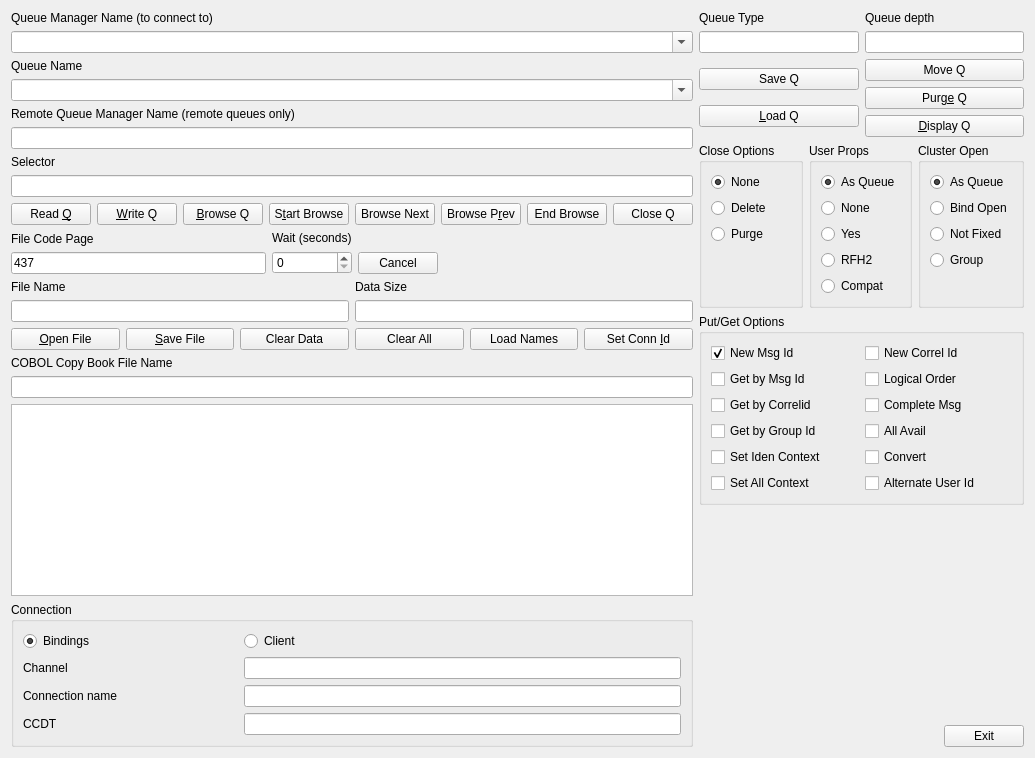
<?xml version="1.0" encoding="UTF-8"?>
<ui version="4.0">
 <class>MainTab</class>
  <widget class="QWidget" name="MainTab">
    <property name="windowTitle"><string>Main</string></property>
    <layout class="QHBoxLayout" name="rootLayout" stretch="3,2">
      <item>
        <layout class="QVBoxLayout" name="leftColumn" stretch="0,0,0,0,0,0,0,0,0,0,0,0,0,0,1,0">
          <item>
            <widget class="QLabel" name="qmLabel">
              <property name="text"><string>Queue Manager Name (to connect to)</string></property>
              <property name="buddy"><cstring>qmCombo</cstring></property>
            </widget>
          </item>
          <item>
            <widget class="rfhqt::PopupComboBox" name="qmCombo">
              <property name="editable"><bool>true</bool></property>
              <property name="insertPolicy"><enum>QComboBox::NoInsert</enum></property>
              <property name="toolTip"><string>Name of the queue manager to connect to</string></property>
              <property name="accessibleName"><string>Queue manager name</string></property>
            </widget>
          </item>
          <item>
            <widget class="QLabel" name="queueLabel">
              <property name="text"><string>Queue Name</string></property>
              <property name="buddy"><cstring>queueCombo</cstring></property>
            </widget>
          </item>
          <item>
            <widget class="rfhqt::PopupComboBox" name="queueCombo">
              <property name="editable"><bool>true</bool></property>
              <property name="insertPolicy"><enum>QComboBox::NoInsert</enum></property>
              <property name="toolTip"><string>Name of the queue to get or put a message from or to</string></property>
              <property name="accessibleName"><string>Queue name</string></property>
            </widget>
          </item>
          <item>
            <widget class="QLabel" name="remoteQmLabel">
              <property name="text"><string>Remote Queue Manager Name (remote queues only)</string></property>
              <property name="buddy"><cstring>remoteQmEdit</cstring></property>
            </widget>
          </item>
          <item>
            <widget class="QLineEdit" name="remoteQmEdit">
              <property name="toolTip"><string>Name of the remote queue manager where the queue resides</string></property>
              <property name="accessibleName"><string>Remote queue manager name</string></property>
              <property name="maxLength"><number>48</number></property>
            </widget>
          </item>
          <item>
            <widget class="QLabel" name="selectorLabel">
              <property name="text"><string>Selector</string></property>
              <property name="buddy"><cstring>selectorEdit</cstring></property>
            </widget>
          </item>
          <item>
            <widget class="QLineEdit" name="selectorEdit">
              <property name="toolTip"><string>Messages must match to be read, browsed or displayed.</string></property>
              <property name="accessibleName"><string>Selector</string></property>
            </widget>
          </item>
          <item>
            <layout class="QHBoxLayout" name="queueButtons">
              <item>
                <widget class="QPushButton" name="readQButton">
                  <property name="text"><string>Read &amp;Q</string></property>
                  <property name="toolTip"><string>Read the next message from the specified queue</string></property>
                  <property name="accessibleName"><string>Read Q</string></property>
                </widget>
              </item>
              <item>
                <widget class="QPushButton" name="writeQButton">
                  <property name="text"><string>&amp;Write Q</string></property>
                  <property name="toolTip"><string>Write a message to the queue</string></property>
                  <property name="accessibleName"><string>Write Q</string></property>
                </widget>
              </item>
              <item>
                <widget class="QPushButton" name="browseQButton">
                  <property name="text"><string>&amp;Browse Q</string></property>
                  <property name="toolTip"><string>Read the first message in the queue and leave it in the queue</string></property>
                  <property name="accessibleName"><string>Browse Q</string></property>
                </widget>
              </item>
              <item>
                <widget class="QPushButton" name="startBrowseButton">
                  <property name="text"><string>S&amp;tart Browse</string></property>
                  <property name="toolTip"><string>Start a browse operation on a queue, reading the first message</string></property>
                  <property name="accessibleName"><string>Start Browse</string></property>
                </widget>
              </item>
              <item>
                <widget class="QPushButton" name="browseNextButton">
                  <property name="text"><string>Browse Next</string></property>
                  <property name="toolTip"><string>Read next message in queue using current browse operation</string></property>
                  <property name="accessibleName"><string>Browse Next</string></property>
                </widget>
              </item>
              <item>
                <widget class="QPushButton" name="browsePrevButton">
                  <property name="text"><string>Browse P&amp;rev</string></property>
                  <property name="toolTip"><string>Browse previous message</string></property>
                  <property name="accessibleName"><string>Browse Prev</string></property>
                </widget>
              </item>
              <item>
                <widget class="QPushButton" name="endBrowseButton">
                  <property name="text"><string>End Browse</string></property>
                  <property name="toolTip"><string>End the currently active browse operation (Ctrl+M)</string></property>
                  <property name="accessibleName"><string>End Browse</string></property>
                </widget>
              </item>
              <item>
                <widget class="QPushButton" name="closeQButton">
                  <property name="text"><string>Close Q</string></property>
                  <property name="toolTip"><string>Close the queue that is currently open (Ctrl+K)</string></property>
                  <property name="accessibleName"><string>Close Q</string></property>
                </widget>
              </item>
            </layout>
          </item>
          <item>
            <layout class="QHBoxLayout" name="codePageRow">
              <item>
                <layout class="QVBoxLayout" name="codePageColumn">
                  <item>
                    <widget class="QLabel" name="fileCodePageLabel">
                      <property name="text"><string>File Code Page</string></property>
                      <property name="buddy"><cstring>fileCodePageEdit</cstring></property>
                    </widget>
                  </item>
                  <item>
                    <widget class="QLineEdit" name="fileCodePageEdit">
                      <property name="toolTip"><string>Code page to assume when reading a file</string></property>
                      <property name="accessibleName"><string>File code page</string></property>
                      <property name="maxLength"><number>5</number></property>
                      <property name="text"><string>437</string></property>
                    </widget>
                  </item>
                </layout>
              </item>
              <item>
                <layout class="QVBoxLayout" name="waitColumn">
                  <item>
                    <widget class="QLabel" name="waitLabel">
                      <property name="text"><string>Wait (seconds)</string></property>
                      <property name="buddy"><cstring>waitSpin</cstring></property>
                    </widget>
                  </item>
                  <item>
                    <widget class="QSpinBox" name="waitSpin">
                      <property name="toolTip"><string>How long Read Q waits for a message, in seconds. 0 does not wait. The Cancel button stops a wait.</string></property>
                      <property name="accessibleName"><string>Wait in seconds</string></property>
                      <property name="maximum"><number>86400</number></property>
                    </widget>
                  </item>
                </layout>
              </item>
              <item>
                <layout class="QVBoxLayout" name="cancelColumn">
                  <item>
                    <widget class="QLabel" name="cancelSpacerLabel">
                      <property name="text"><string> </string></property>
                    </widget>
                  </item>
                  <item>
                    <widget class="QPushButton" name="cancelButton">
                      <property name="text"><string>Cancel</string></property>
                      <property name="toolTip"><string>Stop the operation that is running (a Read Q that waits, a purge)</string></property>
                      <property name="accessibleName"><string>Cancel</string></property>
                    </widget>
                  </item>
                </layout>
              </item>
              <item>
                <spacer name="spacer1"><property name="orientation"><enum>Qt::Horizontal</enum></property><property name="sizeHint" stdset="0"><size><width>20</width><height>20</height></size></property></spacer>
              </item>
            </layout>
          </item>
          <item>
            <layout class="QHBoxLayout" name="fileRow">
              <item>
                <layout class="QVBoxLayout" name="fileNameColumn">
                  <item>
                    <widget class="QLabel" name="fileNameLabel">
                      <property name="text"><string>File Name</string></property>
                      <property name="buddy"><cstring>fileNameEdit</cstring></property>
                    </widget>
                  </item>
                  <item>
                    <widget class="QLineEdit" name="fileNameEdit">
                      <property name="toolTip"><string>Name of the file that data was read from</string></property>
                      <property name="accessibleName"><string>File name</string></property>
                      <property name="readOnly"><bool>true</bool></property>
                    </widget>
                  </item>
                </layout>
              </item>
              <item>
                <layout class="QVBoxLayout" name="fileSizeColumn">
                  <item>
                    <widget class="QLabel" name="fileSizeLabel">
                      <property name="text"><string>Data Size</string></property>
                      <property name="buddy"><cstring>fileSizeEdit</cstring></property>
                    </widget>
                  </item>
                  <item>
                    <widget class="QLineEdit" name="fileSizeEdit">
                      <property name="toolTip"><string>Length of the data in the current data buffer (in bytes)</string></property>
                      <property name="accessibleName"><string>Data size</string></property>
                      <property name="readOnly"><bool>true</bool></property>
                    </widget>
                  </item>
                </layout>
              </item>
            </layout>
          </item>
          <item>
            <layout class="QHBoxLayout" name="fileButtons">
              <item>
                <widget class="QPushButton" name="openFileButton">
                  <property name="text"><string>&amp;Open File</string></property>
                  <property name="toolTip"><string>Read data from a file</string></property>
                  <property name="accessibleName"><string>Open File</string></property>
                </widget>
              </item>
              <item>
                <widget class="QPushButton" name="saveFileButton">
                  <property name="text"><string>&amp;Save File</string></property>
                  <property name="toolTip"><string>Write current data buffer (and RFH if included) to a file</string></property>
                  <property name="accessibleName"><string>Save File</string></property>
                </widget>
              </item>
              <item>
                <widget class="QPushButton" name="clearDataButton">
                  <property name="text"><string>Clear Data</string></property>
                  <property name="toolTip"><string>Discard the current data buffer contents (Alt+X)</string></property>
                  <property name="accessibleName"><string>Clear Data</string></property>
                </widget>
              </item>
              <item>
                <widget class="QPushButton" name="clearAllButton">
                  <property name="text"><string>Clear All</string></property>
                  <property name="toolTip"><string>Clear the current data buffer and all other fields (MQMD, etc) (Alt+Y)</string></property>
                  <property name="accessibleName"><string>Clear All</string></property>
                </widget>
              </item>
              <item>
                <widget class="QPushButton" name="loadNamesButton">
                  <property name="text"><string>Load Names</string></property>
                  <property name="toolTip"><string>Load/Refresh queue name information into drop down list (Ctrl+H)</string></property>
                  <property name="accessibleName"><string>Load Names</string></property>
                </widget>
              </item>
              <item>
                <widget class="QPushButton" name="setConnIdButton">
                  <property name="text"><string>Set Conn &amp;Id</string></property>
                  <property name="toolTip"><string>Set MQ connection parameters (user/pwd and SSL)</string></property>
                  <property name="accessibleName"><string>Set Conn Id</string></property>
                </widget>
              </item>
            </layout>
          </item>
          <item>
            <widget class="QLabel" name="copyBookLabel">
              <property name="text"><string>COBOL Copy Book File Name</string></property>
              <property name="buddy"><cstring>copyBookEdit</cstring></property>
            </widget>
          </item>
          <item>
            <widget class="QLineEdit" name="copyBookEdit">
              <property name="toolTip"><string>Name of the current COBOL copy book to map buffer to</string></property>
              <property name="accessibleName"><string>COBOL copy book file name</string></property>
              <property name="readOnly"><bool>true</bool></property>
            </widget>
          </item>
          <item>
            <widget class="QPlainTextEdit" name="statusEdit">
              <property name="readOnly"><bool>true</bool></property>
              <property name="lineWrapMode"><enum>QPlainTextEdit::NoWrap</enum></property>
              <property name="toolTip"><string>Results of read, write and browse operations</string></property>
              <property name="accessibleName"><string>Status</string></property>
            </widget>
          </item>
          <item>
            <widget class="QGroupBox" name="connectionGroup">
              <property name="title"><string>Connection</string></property>
              <layout class="QGridLayout" name="connectionLayout">
                <item row="0" column="0">
                  <widget class="QRadioButton" name="bindingsRadio">
                    <property name="text"><string>Bindings</string></property>
                    <property name="toolTip"><string>Connect to a queue manager on this machine (shared library, no network)</string></property>
                    <property name="accessibleName"><string>Bindings</string></property>
                    <property name="checked"><bool>true</bool></property>
                  </widget>
                </item>
                <item row="0" column="1">
                  <widget class="QRadioButton" name="clientRadio">
                    <property name="text"><string>Client</string></property>
                    <property name="toolTip"><string>Connect as an MQ client over a channel</string></property>
                    <property name="accessibleName"><string>Client</string></property>
                  </widget>
                </item>
                <item row="1" column="0">
                  <widget class="QLabel" name="channelLabel">
                    <property name="text"><string>Channel</string></property>
                    <property name="buddy"><cstring>channelEdit</cstring></property>
                  </widget>
                </item>
                <item row="1" column="1" rowspan="1" colspan="2">
                  <widget class="QLineEdit" name="channelEdit">
                    <property name="toolTip"><string>Server connection channel. Empty: MQSERVER, or the client channel table, decides.</string></property>
                    <property name="accessibleName"><string>Channel</string></property>
                  </widget>
                </item>
                <item row="2" column="0">
                  <widget class="QLabel" name="connNameLabel">
                    <property name="text"><string>Connection name</string></property>
                    <property name="buddy"><cstring>connNameEdit</cstring></property>
                  </widget>
                </item>
                <item row="2" column="1" rowspan="1" colspan="2">
                  <widget class="QLineEdit" name="connNameEdit">
                    <property name="toolTip"><string>host(port) of the queue manager listener, used with the channel</string></property>
                    <property name="accessibleName"><string>Connection name</string></property>
                  </widget>
                </item>
                <item row="3" column="0">
                  <widget class="QLabel" name="ccdtLabel">
                    <property name="text"><string>CCDT</string></property>
                    <property name="buddy"><cstring>ccdtEdit</cstring></property>
                  </widget>
                </item>
                <item row="3" column="1" rowspan="1" colspan="2">
                  <widget class="QLineEdit" name="ccdtEdit">
                    <property name="toolTip"><string>File or URL of a client channel definition table, used when no channel is given. Empty: MQCHLLIB and MQCHLTAB decide.</string></property>
                    <property name="accessibleName"><string>Client channel definition table</string></property>
                  </widget>
                </item>
              </layout>
            </widget>
          </item>
        </layout>
      </item>
      <item>
        <layout class="QVBoxLayout" name="rightColumn" stretch="0,0,0,0,1,0">
          <item>
            <layout class="QHBoxLayout" name="typeDepthRow">
              <item>
                <layout class="QVBoxLayout" name="queueTypeColumn">
                  <item>
                    <widget class="QLabel" name="queueTypeLabel">
                      <property name="text"><string>Queue Type</string></property>
                      <property name="buddy"><cstring>queueTypeEdit</cstring></property>
                    </widget>
                  </item>
                  <item>
                    <widget class="QLineEdit" name="queueTypeEdit">
                      <property name="toolTip"><string>Queue type (Local, remote, alias, etc)</string></property>
                      <property name="accessibleName"><string>Queue type</string></property>
                      <property name="readOnly"><bool>true</bool></property>
                    </widget>
                  </item>
                </layout>
              </item>
              <item>
                <layout class="QVBoxLayout" name="queueDepthColumn">
                  <item>
                    <widget class="QLabel" name="queueDepthLabel">
                      <property name="text"><string>Queue depth</string></property>
                      <property name="buddy"><cstring>queueDepthEdit</cstring></property>
                    </widget>
                  </item>
                  <item>
                    <widget class="QLineEdit" name="queueDepthEdit">
                      <property name="toolTip"><string>Depth of the queue after the last operation</string></property>
                      <property name="accessibleName"><string>Queue depth</string></property>
                      <property name="readOnly"><bool>true</bool></property>
                    </widget>
                  </item>
                </layout>
              </item>
            </layout>
          </item>
          <item>
            <layout class="QHBoxLayout" name="queueActions">
              <item>
                <layout class="QVBoxLayout" name="queueActionsLeft">
                  <item>
                    <widget class="QPushButton" name="saveQButton">
                      <property name="text"><string>Save Q</string></property>
                      <property name="toolTip"><string>Save messages from queue into one or more files (Ctrl+Y)</string></property>
                      <property name="accessibleName"><string>Save Q</string></property>
                    </widget>
                  </item>
                  <item>
                    <widget class="QPushButton" name="loadQButton">
                      <property name="text"><string>&amp;Load Q</string></property>
                      <property name="toolTip"><string>Load messages from files into a queue</string></property>
                      <property name="accessibleName"><string>Load Q</string></property>
                    </widget>
                  </item>
                </layout>
              </item>
              <item>
                <layout class="QVBoxLayout" name="queueActionsRight">
                  <item>
                    <widget class="QPushButton" name="moveQButton">
                      <property name="text"><string>Move Q</string></property>
                      <property name="toolTip"><string>Move messages to another queue</string></property>
                      <property name="accessibleName"><string>Move Q</string></property>
                    </widget>
                  </item>
                  <item>
                    <widget class="QPushButton" name="purgeQButton">
                      <property name="text"><string>Purg&amp;e Q</string></property>
                      <property name="toolTip"><string>Read and discard all messages in the specified queue</string></property>
                      <property name="accessibleName"><string>Purge Q</string></property>
                    </widget>
                  </item>
                  <item>
                    <widget class="QPushButton" name="displayQButton">
                      <property name="text"><string>&amp;Display Q</string></property>
                      <property name="toolTip"><string>Display contents of queue</string></property>
                      <property name="accessibleName"><string>Display Q</string></property>
                    </widget>
                  </item>
                </layout>
              </item>
            </layout>
          </item>
          <item>
            <layout class="QHBoxLayout" name="optionGroups">
              <item>
                <widget class="QGroupBox" name="closeGroup">
                  <property name="title"><string>Close Options</string></property>
                  <layout class="QVBoxLayout" name="closeLayout">
                    <item>
                      <widget class="QRadioButton" name="closeNoneRadio">
                        <property name="text"><string>None</string></property>
                        <property name="toolTip"><string>Normal close</string></property>
                        <property name="accessibleName"><string>None</string></property>
                        <property name="checked"><bool>true</bool></property>
                      </widget>
                    </item>
                    <item>
                      <widget class="QRadioButton" name="closeDeleteRadio">
                        <property name="text"><string>Delete</string></property>
                        <property name="toolTip"><string>If temporary dynamic queue delete queue after close</string></property>
                        <property name="accessibleName"><string>Delete</string></property>
                      </widget>
                    </item>
                    <item>
                      <widget class="QRadioButton" name="closePurgeRadio">
                        <property name="text"><string>Purge</string></property>
                        <property name="toolTip"><string>If temporary dynamic queue purge messages and delete queue after close</string></property>
                        <property name="accessibleName"><string>Purge</string></property>
                      </widget>
                    </item>
                    <item>
                      <spacer name="spacer2"><property name="orientation"><enum>Qt::Vertical</enum></property><property name="sizeHint" stdset="0"><size><width>0</width><height>0</height></size></property></spacer>
                    </item>
                  </layout>
                </widget>
              </item>
              <item>
                <widget class="QGroupBox" name="propsGroup">
                  <property name="title"><string>User Props</string></property>
                  <layout class="QVBoxLayout" name="propsLayout">
                    <item>
                      <widget class="QRadioButton" name="propsAsQueueRadio">
                        <property name="text"><string>As Queue</string></property>
                        <property name="toolTip"><string>Use the queue definition to convert message properties when reading a message</string></property>
                        <property name="accessibleName"><string>As Queue</string></property>
                        <property name="checked"><bool>true</bool></property>
                      </widget>
                    </item>
                    <item>
                      <widget class="QRadioButton" name="propsNoneRadio">
                        <property name="text"><string>None</string></property>
                        <property name="toolTip"><string>Ignore/discard any MQ user properties associated with the message</string></property>
                        <property name="accessibleName"><string>None</string></property>
                      </widget>
                    </item>
                    <item>
                      <widget class="QRadioButton" name="propsYesRadio">
                        <property name="text"><string>Yes</string></property>
                        <property name="toolTip"><string>Use MQ user properties when putting or getting a message</string></property>
                        <property name="accessibleName"><string>Yes</string></property>
                      </widget>
                    </item>
                    <item>
                      <widget class="QRadioButton" name="propsRfh2Radio">
                        <property name="text"><string>RFH2</string></property>
                        <property name="toolTip"><string>Convert any MQ user properties to RFH2 folders</string></property>
                        <property name="accessibleName"><string>RFH2</string></property>
                      </widget>
                    </item>
                    <item>
                      <widget class="QRadioButton" name="propsCompatRadio">
                        <property name="text"><string>Compat</string></property>
                        <property name="toolTip"><string>Compatibility mode for user properties</string></property>
                        <property name="accessibleName"><string>Compat</string></property>
                      </widget>
                    </item>
                  </layout>
                </widget>
              </item>
              <item>
                <widget class="QGroupBox" name="bindGroup">
                  <property name="title"><string>Cluster Open</string></property>
                  <layout class="QVBoxLayout" name="bindLayout">
                    <item>
                      <widget class="QRadioButton" name="bindAsQueueRadio">
                        <property name="text"><string>As Queue</string></property>
                        <property name="toolTip"><string>Use bind as queue option when writing messages to queue</string></property>
                        <property name="accessibleName"><string>As Queue</string></property>
                        <property name="checked"><bool>true</bool></property>
                      </widget>
                    </item>
                    <item>
                      <widget class="QRadioButton" name="bindOnOpenRadio">
                        <property name="text"><string>Bind Open</string></property>
                        <property name="toolTip"><string>Send all writes to a cluster queue to the same physical queue</string></property>
                        <property name="accessibleName"><string>Bind Open</string></property>
                      </widget>
                    </item>
                    <item>
                      <widget class="QRadioButton" name="bindNotFixedRadio">
                        <property name="text"><string>Not Fixed</string></property>
                        <property name="toolTip"><string>Spread writes to cluster queues among all instances</string></property>
                        <property name="accessibleName"><string>Not Fixed</string></property>
                      </widget>
                    </item>
                    <item>
                      <widget class="QRadioButton" name="bindGroupRadio">
                        <property name="text"><string>Group</string></property>
                        <property name="toolTip"><string>Send all messages in a logical group to same cluster queue manager</string></property>
                        <property name="accessibleName"><string>Group</string></property>
                      </widget>
                    </item>
                    <item>
                      <spacer name="spacer3"><property name="orientation"><enum>Qt::Vertical</enum></property><property name="sizeHint" stdset="0"><size><width>0</width><height>0</height></size></property></spacer>
                    </item>
                  </layout>
                </widget>
              </item>
            </layout>
          </item>
          <item>
            <widget class="QGroupBox" name="putGetGroup">
              <property name="title"><string>Put/Get Options</string></property>
              <layout class="QHBoxLayout" name="putGetLayout">
                <item>
                  <layout class="QVBoxLayout" name="putGetLeft">
                    <item>
                      <widget class="QCheckBox" name="newMsgIdCheck">
                        <property name="text"><string>New Msg Id</string></property>
                        <property name="toolTip"><string>Create new message id when putting a message</string></property>
                        <property name="accessibleName"><string>New Msg Id</string></property>
                        <property name="checked"><bool>true</bool></property>
                      </widget>
                    </item>
                    <item>
                      <widget class="QCheckBox" name="getByMsgIdCheck">
                        <property name="text"><string>Get by Msg Id</string></property>
                        <property name="toolTip"><string>Get by Message Id (Set on MQMD page)</string></property>
                        <property name="accessibleName"><string>Get by Msg Id</string></property>
                      </widget>
                    </item>
                    <item>
                      <widget class="QCheckBox" name="getByCorrelIdCheck">
                        <property name="text"><string>Get by Correlid</string></property>
                        <property name="toolTip"><string>Read message with matching correlation id (set on MQMD tab)</string></property>
                        <property name="accessibleName"><string>Get by Correlid</string></property>
                      </widget>
                    </item>
                    <item>
                      <widget class="QCheckBox" name="getByGroupIdCheck">
                        <property name="text"><string>Get by Group Id</string></property>
                        <property name="toolTip"><string>Read message with matching group id (set on MQMD tab)</string></property>
                        <property name="accessibleName"><string>Get by Group Id</string></property>
                      </widget>
                    </item>
                    <item>
                      <widget class="QCheckBox" name="setIdentityCheck">
                        <property name="text"><string>Set Iden Context</string></property>
                        <property name="toolTip"><string>Allow user id and application identifier to be set on writes</string></property>
                        <property name="accessibleName"><string>Set Iden Context</string></property>
                      </widget>
                    </item>
                    <item>
                      <widget class="QCheckBox" name="setAllCheck">
                        <property name="text"><string>Set All Context</string></property>
                        <property name="toolTip"><string>Set all MQMD context fields when writing to queue</string></property>
                        <property name="accessibleName"><string>Set All Context</string></property>
                      </widget>
                    </item>
                  </layout>
                </item>
                <item>
                  <layout class="QVBoxLayout" name="putGetRight">
                    <item>
                      <widget class="QCheckBox" name="newCorrelIdCheck">
                        <property name="text"><string>New Correl Id</string></property>
                        <property name="toolTip"><string>Create new correlation id when putting a message</string></property>
                        <property name="accessibleName"><string>New Correl Id</string></property>
                      </widget>
                    </item>
                    <item>
                      <widget class="QCheckBox" name="logicalOrderCheck">
                        <property name="text"><string>Logical Order</string></property>
                        <property name="toolTip"><string>Maintain logical order within group or segment</string></property>
                        <property name="accessibleName"><string>Logical Order</string></property>
                      </widget>
                    </item>
                    <item>
                      <widget class="QCheckBox" name="completeMsgCheck">
                        <property name="text"><string>Complete Msg</string></property>
                        <property name="toolTip"><string>Assemble any message segments into a single logical message</string></property>
                        <property name="accessibleName"><string>Complete Msg</string></property>
                      </widget>
                    </item>
                    <item>
                      <widget class="QCheckBox" name="allAvailCheck">
                        <property name="text"><string>All Avail</string></property>
                        <property name="toolTip"><string>All segments and msgs in group must be available</string></property>
                        <property name="accessibleName"><string>All Avail</string></property>
                      </widget>
                    </item>
                    <item>
                      <widget class="QCheckBox" name="convertCheck">
                        <property name="text"><string>Convert</string></property>
                        <property name="toolTip"><string>Use convert option on read and browse operations</string></property>
                        <property name="accessibleName"><string>Convert</string></property>
                      </widget>
                    </item>
                    <item>
                      <widget class="QCheckBox" name="alternateUserCheck">
                        <property name="text"><string>Alternate User Id</string></property>
                        <property name="toolTip"><string>Use alternate userid in MQMD user id field</string></property>
                        <property name="accessibleName"><string>Alternate User Id</string></property>
                      </widget>
                    </item>
                  </layout>
                </item>
              </layout>
            </widget>
          </item>
          <item>
            <spacer name="spacer4"><property name="orientation"><enum>Qt::Vertical</enum></property><property name="sizeHint" stdset="0"><size><width>0</width><height>0</height></size></property></spacer>
          </item>
          <item>
            <layout class="QHBoxLayout" name="exitRow">
              <item>
                <spacer name="spacer5"><property name="orientation"><enum>Qt::Horizontal</enum></property><property name="sizeHint" stdset="0"><size><width>0</width><height>0</height></size></property></spacer>
              </item>
              <item>
                <widget class="QPushButton" name="exitButton">
                  <property name="text"><string>Exit</string></property>
                  <property name="toolTip"><string>Exit from the program</string></property>
                  <property name="accessibleName"><string>Exit</string></property>
                </widget>
              </item>
            </layout>
          </item>
        </layout>
      </item>
    </layout>
  </widget>
 <customwidgets>
  <customwidget>
   <class>rfhqt::PopupComboBox</class>
   <extends>QComboBox</extends>
   <header>PopupComboBox.h</header>
  </customwidget>
 </customwidgets>
 <tabstops>
  <tabstop>qmCombo</tabstop>
  <tabstop>queueCombo</tabstop>
  <tabstop>remoteQmEdit</tabstop>
  <tabstop>selectorEdit</tabstop>
  <tabstop>fileCodePageEdit</tabstop>
  <tabstop>waitSpin</tabstop>
  <tabstop>cancelButton</tabstop>
  <tabstop>newMsgIdCheck</tabstop>
  <tabstop>getByMsgIdCheck</tabstop>
  <tabstop>getByCorrelIdCheck</tabstop>
  <tabstop>getByGroupIdCheck</tabstop>
  <tabstop>setIdentityCheck</tabstop>
  <tabstop>setAllCheck</tabstop>
  <tabstop>newCorrelIdCheck</tabstop>
  <tabstop>logicalOrderCheck</tabstop>
  <tabstop>completeMsgCheck</tabstop>
  <tabstop>allAvailCheck</tabstop>
  <tabstop>convertCheck</tabstop>
  <tabstop>alternateUserCheck</tabstop>
  <tabstop>propsAsQueueRadio</tabstop>
  <tabstop>propsNoneRadio</tabstop>
  <tabstop>propsYesRadio</tabstop>
  <tabstop>propsRfh2Radio</tabstop>
  <tabstop>propsCompatRadio</tabstop>
  <tabstop>bindAsQueueRadio</tabstop>
  <tabstop>bindOnOpenRadio</tabstop>
  <tabstop>bindNotFixedRadio</tabstop>
  <tabstop>bindGroupRadio</tabstop>
  <tabstop>closeNoneRadio</tabstop>
  <tabstop>closeDeleteRadio</tabstop>
  <tabstop>closePurgeRadio</tabstop>
  <tabstop>readQButton</tabstop>
  <tabstop>writeQButton</tabstop>
  <tabstop>browseQButton</tabstop>
  <tabstop>startBrowseButton</tabstop>
  <tabstop>browseNextButton</tabstop>
  <tabstop>browsePrevButton</tabstop>
  <tabstop>endBrowseButton</tabstop>
  <tabstop>closeQButton</tabstop>
  <tabstop>saveQButton</tabstop>
  <tabstop>loadQButton</tabstop>
  <tabstop>moveQButton</tabstop>
  <tabstop>purgeQButton</tabstop>
  <tabstop>displayQButton</tabstop>
  <tabstop>openFileButton</tabstop>
  <tabstop>saveFileButton</tabstop>
  <tabstop>clearDataButton</tabstop>
  <tabstop>clearAllButton</tabstop>
  <tabstop>loadNamesButton</tabstop>
  <tabstop>setConnIdButton</tabstop>
  <tabstop>bindingsRadio</tabstop>
  <tabstop>clientRadio</tabstop>
  <tabstop>channelEdit</tabstop>
  <tabstop>connNameEdit</tabstop>
  <tabstop>ccdtEdit</tabstop>
  <tabstop>exitButton</tabstop>
  <tabstop>statusEdit</tabstop>
 </tabstops>
 <resources/>
 <connections/>
</ui>
